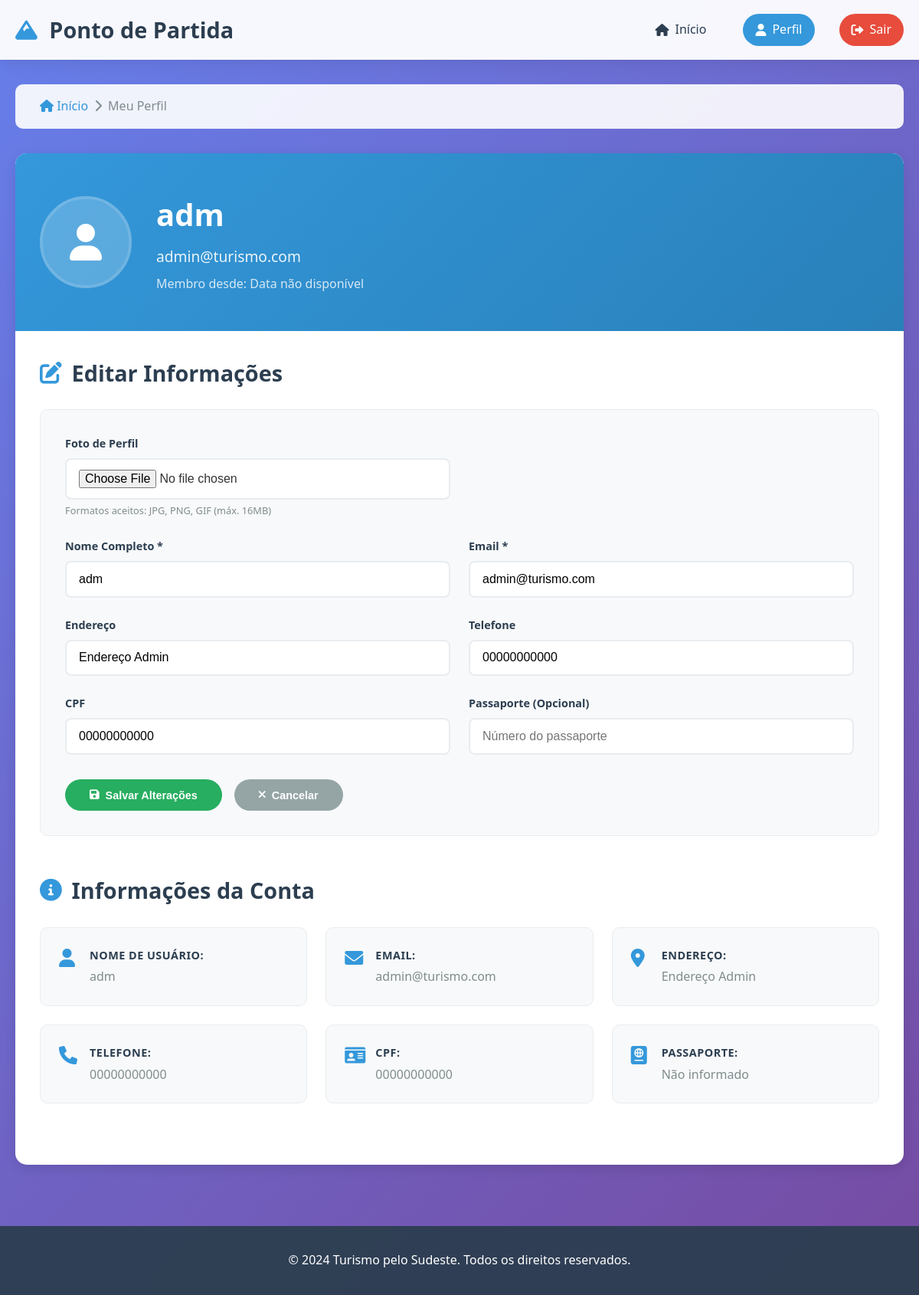
Page /perfil (signed in) on the earlier database version.
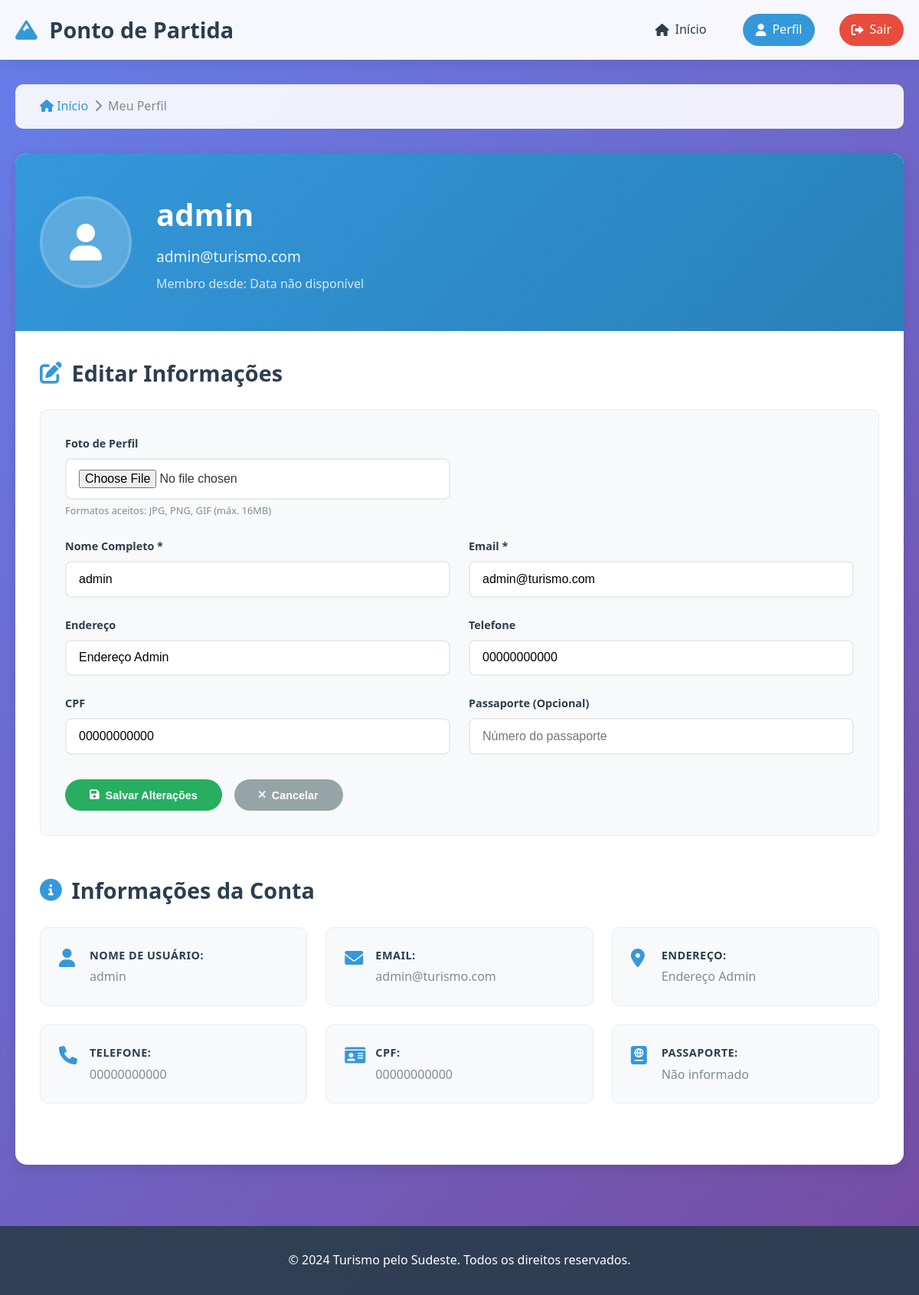
Same page on the later database version.
### tables this page shows
CREATE TABLE usuarios (
        id INTEGER PRIMARY KEY AUTOINCREMENT,
        nome TEXT NOT NULL UNIQUE,
        email TEXT NOT NULL UNIQUE,
        senha TEXT NOT NULL,
        endereco TEXT,
        telefone TEXT,
        cpf TEXT UNIQUE,
        passaporte TEXT,
        foto_perfil TEXT,
        data_cadastro TIMESTAMP DEFAULT CURRENT_TIMESTAMP
    );

### main.py (the view)
@app.route('/perfil')
def perfil():
    if not is_logged_in():
        return redirect(url_for('home'))
    return render_template('perfil.html', user=get_current_user())

### database.py (called while the page is built)
def get_connection():
    return sqlite3.connect('turismo.db')

### main.py (called while the page is built)
def is_logged_in():
    return 'user_id' in session

def get_current_user():
    if not is_logged_in():
        return None
    conn = get_connection()
    cursor = conn.cursor()
    cursor.execute('SELECT * FROM usuarios WHERE id = ?', (session['user_id'],))
    user = cursor.fetchone()
    conn.close()
    if user:
        return {
            'id': user[0],
            'nome': user[1],
            'email': user[2],
            'endereco': user[4],
            'telefone': user[5],
            'cpf': user[6],
            'passaporte': user[7],
            'foto_perfil': user[8],
            'is_admin': session.get('is_admin', False)
        }
    return None

### templates/perfil.html (shortened to what this page needs)
<!DOCTYPE html>
<html lang="pt-br">
<head>
    <link rel="stylesheet" href="/static/css/perfil.css">
    <link href="https://cdnjs.cloudflare.com/ajax/libs/font-awesome/6.0.0/css/all.min.css" rel="stylesheet">
</head>
<body>
    <header class="header">
        <div class="container">
            <div class="logo">
                <h1><i class="fas fa-mountain"></i> Ponto de Partida</h1>
            </div>
            <nav class="nav">
                <a href="/dashboard" class="nav-link">
                    <i class="fas fa-home"></i> Início
                </a>
                <a href="/perfil" class="nav-link active">
                    <i class="fas fa-user"></i> Perfil
                </a>
                <a href="/logout" class="nav-link logout">
                    <i class="fas fa-sign-out-alt"></i> Sair
                </a>
            </nav>
        </div>
    </header>
    <main class="main">
        <div class="container">
            <div class="breadcrumb">
                <a href="/dashboard"><i class="fas fa-home"></i> Início</a>
                <span><i class="fas fa-chevron-right"></i></span>
                <span>Meu Perfil</span>
            </div>
            <div class="perfil-container">
                <div class="perfil-header">
                    <div class="foto-perfil">
                        {% if user.foto_perfil %}
                            <img src="/static/{{ user.foto_perfil }}" alt="Foto do perfil">
                        {% else %}
                            <div class="foto-placeholder">
                                <i class="fas fa-user"></i>
                            </div>
                        {% endif %}
                    </div>
                    <div class="perfil-info">
                        <h1>{{ user.nome or 'Usuário' }}</h1>
                        <p class="email">{{ user.email or 'Email não informado' }}</p>
                        <p class="membro-desde">Membro desde: {{ user.data_cadastro or 'Data não disponível' }}</p>
                    </div>
                </div>
                <div class="perfil-content">
                    <div class="perfil-section">
                        <h2><i class="fas fa-edit"></i> Editar Informações</h2>
                        <form action="/atualizar_perfil" method="post" enctype="multipart/form-data" class="perfil-form">
                            <div class="form-row">
                                <div class="form-group">
                                    <label for="foto_perfil">Foto de Perfil</label>
                                    <input type="file" id="foto_perfil" name="foto_perfil" accept="image/*">
                                    <small>Formatos aceitos: JPG, PNG, GIF (máx. 16MB)</small>
                                </div>
                            </div>
                            <div class="form-row">
                                <div class="form-group">
                                    <label for="nome">Nome Completo *</label>
                                    <input type="text" id="nome" name="nome" value="{{ user.nome or '' }}" required>
                                </div>
                                <div class="form-group">
                                    <label for="email">Email *</label>
                                    <input type="email" id="email" name="email" value="{{ user.email or '' }}" required>
                                </div>
                            </div>
                            <div class="form-row">
                                <div class="form-group">
                                    <label for="endereco">Endereço</label>
                                    <input type="text" id="endereco" name="endereco" value="{{ user.endereco or '' }}" placeholder="Rua, número, bairro, cidade">
                                </div>
                                <div class="form-group">
                                    <label for="telefone">Telefone</label>
                                    <input type="tel" id="telefone" name="telefone" value="{{ user.telefone or '' }}" placeholder="(00) 00000-0000">
                                </div>
                            </div>
                            <div class="form-row">
                                <div class="form-group">
                                    <label for="cpf">CPF</label>
                                    <input type="text" id="cpf" name="cpf" value="{{ user.cpf or '' }}" placeholder="000.000.000-00" maxlength="14">
                                </div>
                                <div class="form-group">
                                    <label for="passaporte">Passaporte (Opcional)</label>
                                    <input type="text" id="passaporte" name="passaporte" value="{{ user.passaporte or '' }}" placeholder="Número do passaporte">
                                </div>
                            </div>
                            <div class="form-actions">
                                <button type="submit" class="btn-salvar">
                                    <i class="fas fa-save"></i> Salvar Alterações
                                </button>
                                <button type="button" class="btn-cancelar" onclick="window.location.href='/dashboard'">
                                    <i class="fas fa-times"></i> Cancelar
                                </button>
                            </div>
                        </form>
                    </div>
                    <div class="perfil-section">
                        <h2><i class="fas fa-info-circle"></i> Informações da Conta</h2>
                        <div class="info-grid">
                            <div class="info-item">
                                <i class="fas fa-user"></i>
                                <div>
                                    <strong>Nome de usuário:</strong>
                                    <span>{{ user.nome or 'Não informado' }}</span>
                                </div>
                            </div>
                            <div class="info-item">
                                <i class="fas fa-envelope"></i>
                                <div>
                                    <strong>Email:</strong>
                                    <span>{{ user.email or 'Não informado' }}</span>
                                </div>
                            </div>
                            <div class="info-item">
                                <i class="fas fa-map-marker-alt"></i>
                                <div>
                                    <strong>Endereço:</strong>
                                    <span>{{ user.endereco or 'Não informado' }}</span>
                                </div>
                            </div>
                            <div class="info-item">
                                <i class="fas fa-phone"></i>
                                <div>
                                    <strong>Telefone:</strong>
                                    <span>{{ user.telefone or 'Não informado' }}</span>
                                </div>
                            </div>
                            <div class="info-item">
                                <i class="fas fa-id-card"></i>
                                <div>
                                    <strong>CPF:</strong>
                                    <span>{{ user.cpf or 'Não informado' }}</span>
                                </div>
                            </div>
                            <div class="info-item">
                                <i class="fas fa-passport"></i>
                                <div>
                                    <strong>Passaporte:</strong>
                                    <span>{{ user.passaporte or 'Não informado' }}</span>
                                </div>
                            </div>
                        </div>
                    </div>
                </div>
            </div>
        </div>
    </main>
    <footer class="footer">
        <div class="container">
            <p>&copy; 2024 Turismo pelo Sudeste. Todos os direitos reservados.</p>
        </div>
    </footer>
</body>
</html>

### static/css/perfil.css (style rules this page uses)
* { margin: 0; padding: 0; box-sizing: border-box; }
body { font-family: 'Segoe UI', Tahoma, Geneva, Verdana, sans-serif; line-height: 1.6; color: #333; background: linear-gradient(135deg, #667eea 0%, #764ba2 100%); min-height: 100vh; }
.container { max-width: 1200px; margin: 0 auto; padding: 0 20px; }
.header { background: rgba(255, 255, 255, 0.95); backdrop-filter: blur(10px); box-shadow: 0 2px 20px rgba(0, 0, 0, 0.1); position: sticky; top: 0; z-index: 1000; }
.header .container { display: flex; justify-content: space-between; align-items: center; padding: 1rem 20px; }
.logo h1 { color: #2c3e50; font-size: 1.8rem; font-weight: 700; }
.logo i { color: #3498db; margin-right: 0.5rem; }
.nav { display: flex; gap: 2rem; }
.nav-link { text-decoration: none; color: #2c3e50; font-weight: 500; padding: 0.5rem 1rem; border-radius: 25px; transition: all 0.3s ease; display: flex; align-items: center; gap: 0.5rem; }
.nav-link.active { background: #3498db; color: white; }
.nav-link.logout { background: #e74c3c; color: white; }
.breadcrumb { background: rgba(255, 255, 255, 0.9); padding: 1rem 2rem; border-radius: 10px; margin: 2rem 0; display: flex; align-items: center; gap: 0.5rem; }
.breadcrumb a { color: #3498db; text-decoration: none; font-weight: 500; }
.breadcrumb span { color: #7f8c8d; }
.main { padding: 0 0 2rem 0; }
.perfil-container { background: white; border-radius: 15px; box-shadow: 0 5px 15px rgba(0, 0, 0, 0.1); overflow: hidden; }
.perfil-header { background: linear-gradient(135deg, #3498db, #2980b9); color: white; padding: 3rem 2rem; display: flex; align-items: center; gap: 2rem; }
.foto-perfil { width: 120px; height: 120px; border-radius: 50%; overflow: hidden; border: 4px solid rgba(255, 255, 255, 0.3); flex-shrink: 0; }
.foto-placeholder { width: 100%; height: 100%; background: rgba(255, 255, 255, 0.2); display: flex; align-items: center; justify-content: center; font-size: 3rem; }
.perfil-info h1 { font-size: 2.5rem; margin-bottom: 0.5rem; font-weight: 700; }
.email { font-size: 1.2rem; opacity: 0.9; margin-bottom: 0.5rem; }
.membro-desde { font-size: 1rem; opacity: 0.8; }
.perfil-content { padding: 2rem; }
.perfil-section { margin-bottom: 3rem; }
.perfil-section h2 { color: #2c3e50; font-size: 1.8rem; margin-bottom: 1.5rem; display: flex; align-items: center; gap: 0.8rem; }
.perfil-section h2 i { color: #3498db; }
.perfil-form { background: #f8f9fa; padding: 2rem; border-radius: 10px; border: 1px solid #e9ecef; }
.form-row { display: grid; grid-template-columns: 1fr 1fr; gap: 1.5rem; margin-bottom: 1.5rem; }
.form-group { display: flex; flex-direction: column; }
.form-group label { color: #2c3e50; font-weight: 600; margin-bottom: 0.5rem; font-size: 0.9rem; }
.form-group input { padding: 0.8rem 1rem; border: 2px solid #e9ecef; border-radius: 8px; font-size: 1rem; transition: all 0.3s ease; background: white; }
.form-group small { color: #7f8c8d; font-size: 0.8rem; margin-top: 0.3rem; }
.form-actions { display: flex; gap: 1rem; margin-top: 2rem; flex-wrap: wrap; }
.btn-salvar, .btn-cancelar { padding: 0.8rem 2rem; border: none; border-radius: 25px; font-weight: 600; cursor: pointer; transition: all 0.3s ease; display: flex; align-items: center; gap: 0.5rem; text-decoration: none; font-size: 0.9rem; }
.btn-salvar { background: #27ae60; color: white; }
.btn-cancelar { background: #95a5a6; color: white; }
.info-grid { display: grid; grid-template-columns: repeat(auto-fit, minmax(300px, 1fr)); gap: 1.5rem; }
.info-item { background: #f8f9fa; padding: 1.5rem; border-radius: 10px; border: 1px solid #e9ecef; display: flex; align-items: flex-start; gap: 1rem; transition: all 0.3s ease; }
.info-item i { color: #3498db; font-size: 1.5rem; margin-top: 0.2rem; width: 24px; flex-shrink: 0; }
.info-item div { display: flex; flex-direction: column; }
.info-item strong { color: #2c3e50; font-size: 0.9rem; margin-bottom: 0.3rem; text-transform: uppercase; letter-spacing: 0.5px; }
.info-item span { color: #7f8c8d; font-size: 1rem; }
.footer { background: rgba(44, 62, 80, 0.95); color: white; text-align: center; padding: 2rem 0; margin-top: 3rem; }

Differences in the rows shown:
changed usuarios "admin@turismo.com": nome "adm" → "admin"
